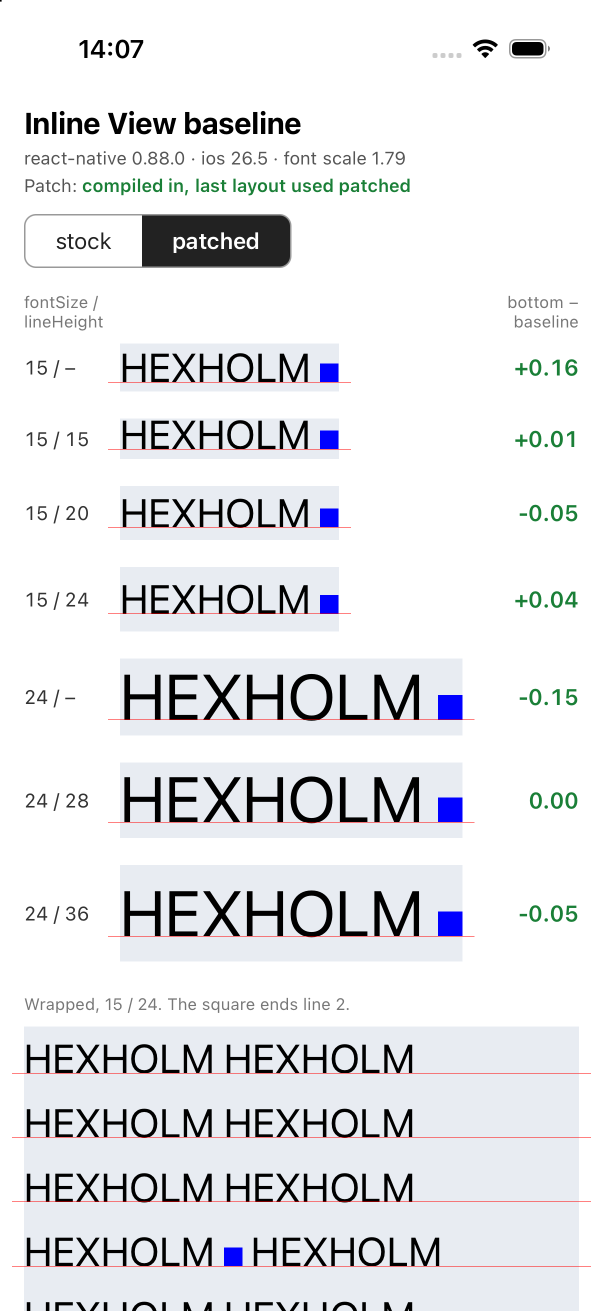
#> input picture screenshots/patched-ax.png, 1206 x 2622 px, given in place of ios088-default-stock.png, which was not available (shown at 1/2 size)
$ python crops.py out.png ../screenshots/patched-ax.png
#> lines starting #> are read from the running program, lines starting #| are printed output that depends on the picture; pictures that were not available may be replaced by others from this repository, and a replacement may not be noted
"""
Make the repo's screenshots: full screens trimmed below the content, and
zooms of the single-line samples with their labels.

usage: crops.py <out-dir> <work-dir>

<work-dir> holds the captures: capture-ios.sh output with the prefixes
ios088-default, ios088-axm (0.88.0, stock and patched), ios081-default and
ios081-axm (0.81.6), and `adb exec-out screencap -p` screenshots named
android-default.png and android-scale2.png.
"""

import sys

import numpy as np
from PIL import Image

sys.path.insert(0, __file__.rsplit('/', 1)[0])
from measure import measure  # noqa: E402

out, work = sys.argv[1:]


def trim(src, dst):
    """Drop the empty white space below the content, keeping a margin."""
#> called with src = 'ios088-default-stock.png', dst = 'ios-0.88-stock.png'
    img = Image.open(f'{work}/{src}').convert('RGB')
#> img is the input picture: PIL image 1206x2622 RGB; mean R, G, B 230.2, 231.2, 233.9
    a = np.asarray(img).astype(int)
    nonwhite = np.flatnonzero((np.abs(a - 255).sum(2) > 30).sum(1) > 0)
#> nonwhite = 1836 values from 0 to 2621
    # Ignore the home indicator at the very bottom.
    nonwhite = nonwhite[nonwhite < a.shape[0] - 120]
#> nonwhite = 1716 values from 0 to 2501
    bottom = min(a.shape[0], nonwhite[-1] + 60)
#> bottom = 2561
    img.crop((0, 0, a.shape[1], bottom)).save(f'{out}/{dst}', optimize=True)
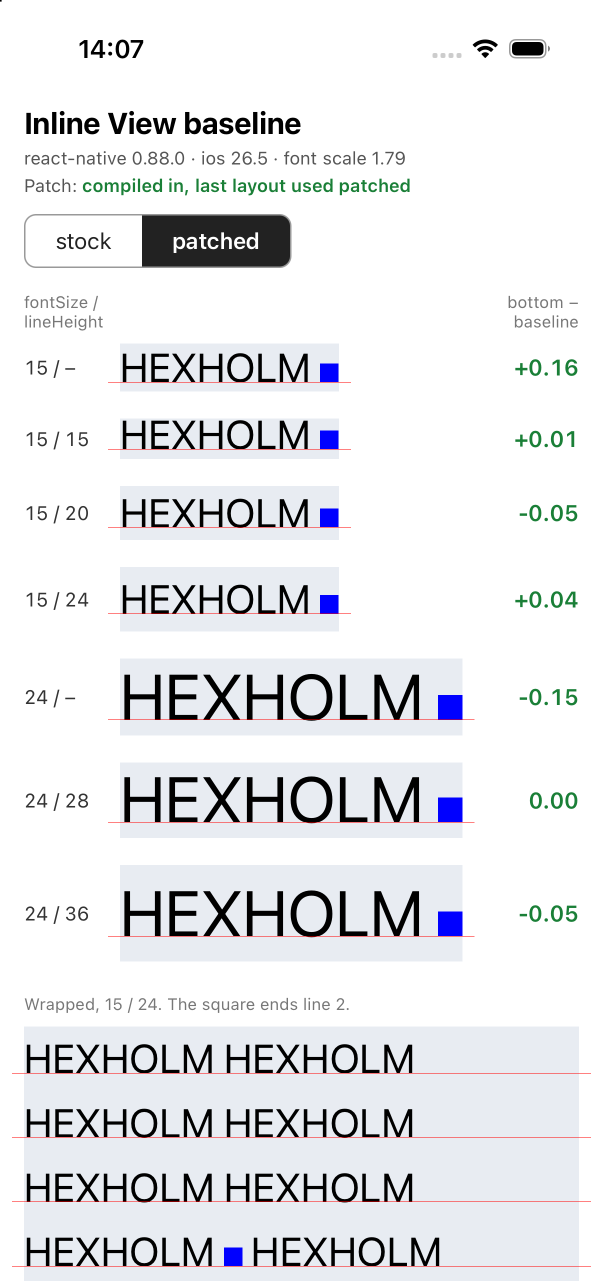
#> saved as ios-0.88-stock.png: PIL image 1206x2561 RGB (shown at 1/2 size); mean R, G, B 230.4, 231.4, 234


def zoom(src, dst, rows=9):
    """The single-line samples (not the wrapped paragraph), with their labels."""
    img = Image.open(f'{work}/{src}').convert('RGB')
    m = measure(f'{work}/{src}', 3)[:rows]
    top = m[0]['top'] - 32
    bottom = m[-1]['hairline'] + 50
    right = max(r['hairline_right'] for r in m) + 20
    img.crop((30, top, right, bottom)).save(f'{out}/{dst}', optimize=True)


for src, dst in [
    ('ios088-default-stock.png', 'ios-0.88-stock.png'),
    ('ios088-default-patched.png', 'ios-0.88-patched.png'),
    ('ios088-axm-stock.png', 'ios-0.88-stock-ax.png'),
    ('ios088-axm-stock-bottom.png', 'ios-0.88-stock-ax-end.png'),
    ('ios088-axm-patched.png', 'ios-0.88-patched-ax.png'),
    ('ios088-axm-patched-bottom.png', 'ios-0.88-patched-ax-end.png'),
    ('ios081-default-stock.png', 'ios-0.81.6.png'),
    ('ios081-axm-stock.png', 'ios-0.81.6-ax.png'),
    ('ios081-axm-stock-bottom.png', 'ios-0.81.6-ax-end.png'),
    ('android-default.png', 'android-0.88.png'),
    ('android-scale2.png', 'android-0.88-scale-2.png'),
]:
    trim(src, dst)
#> pass 2 of the loop `for src, dst in [`:
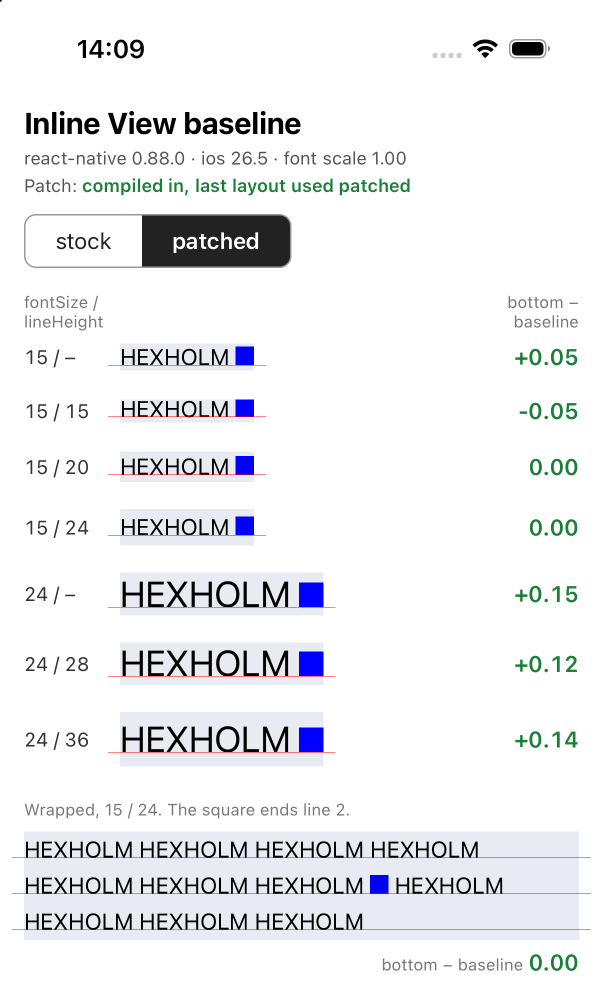
#> input picture screenshots/patched.png, 1206 x 2000 px, given in place of ios088-default-patched.png, which was not available (shown at 1/2 size)
#> in trim, img is the input picture: PIL image 1206x2000 RGB; mean R, G, B 237.8, 238.4, 240.3
#> a: shape (2000, 1206, 3) int64
#> in trim (call 2), `nonwhite = np.flatnonzero((np.abs(a - 255).sum(2) > 30).sum(1) > 0)`: nonwhite = 1120 values from 0 to 1941
#> in trim (call 2), `nonwhite = nonwhite[nonwhite < a.shape[0] - 120]`: nonwhite = 1086 values from 0 to 1879
#> bottom = 1939
#> in trim (call 2), `img.crop((0, 0, a.shape[1], bottom)).save(f'{out}/{dst}', optimize=True)`:
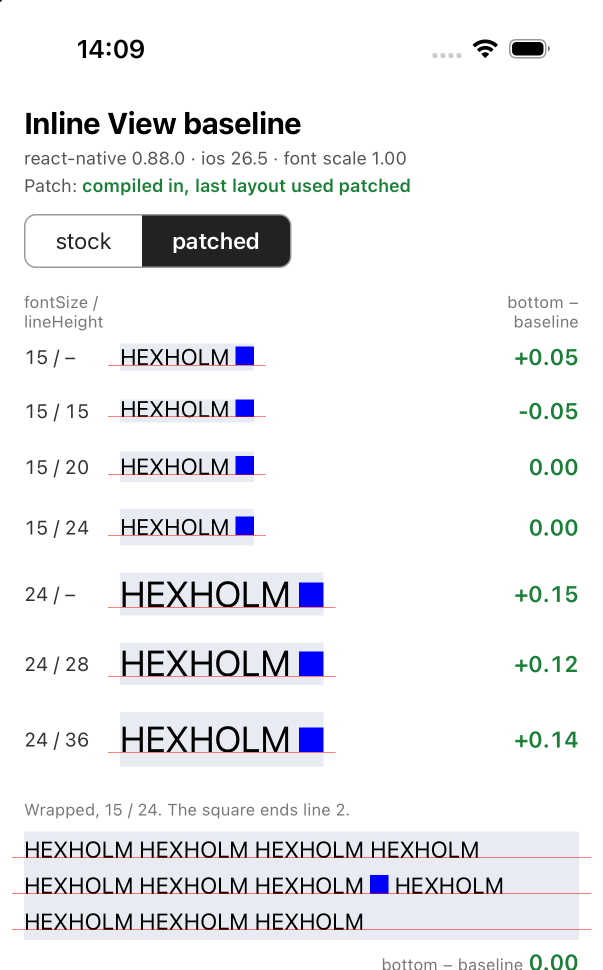
#> saved as ios-0.88-patched.png: PIL image 1206x1939 RGB (shown at 1/2 size); mean R, G, B 237.3, 237.9, 239.8
#> (the run stopped early here; a loop or call above may not have finished)
